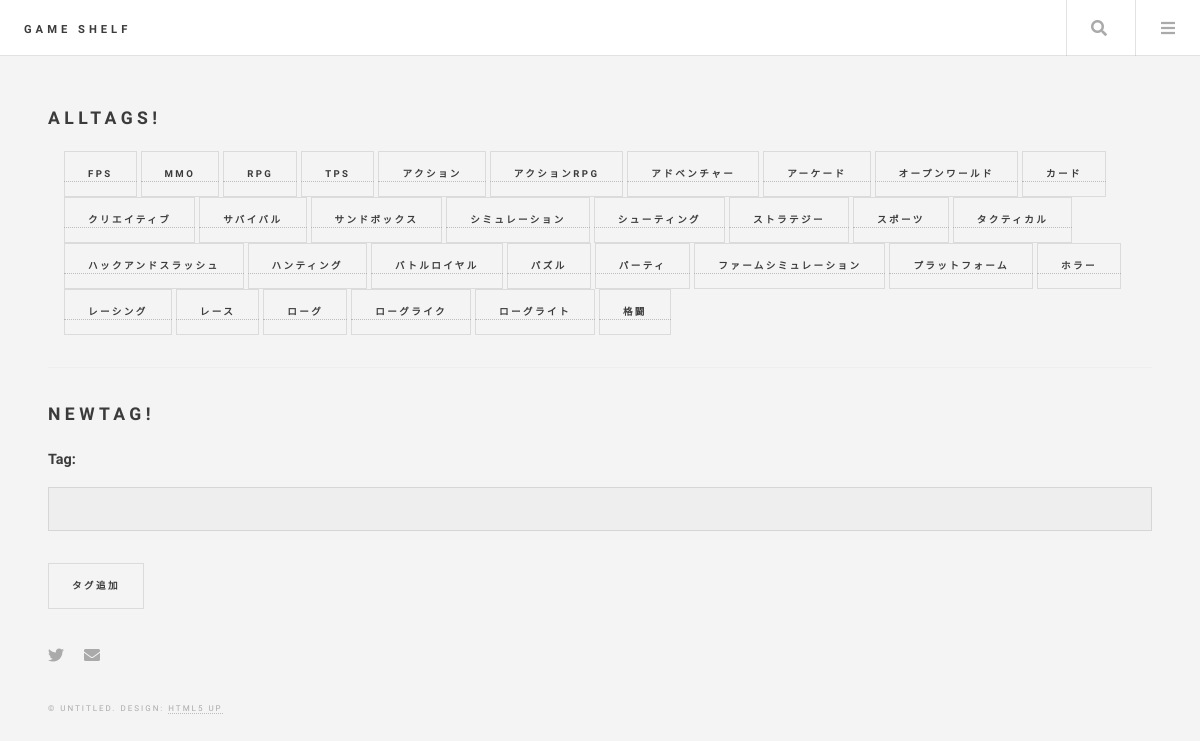
/tag, run on the app's committed database.
### top/models.py (models this page shows)
class Tag(models.Model):
    tag = models.CharField(max_length=100)
    def __str__(self):
        return self.tag
    class Meta:
        ordering = ['tag']

### top/views.py (the view, shortened to what this page needs)
# urls.py: path('tag',views.tag,name="tag"),
def tag(request):
    form = CreateTagForm()
    alltags = Tag.objects.all()
    params={
        "createform":   form,
        "alltags"   :   alltags,
    }
    return render(request, 'top/tag.html', params)

### top/forms.py
class CreateTagForm(forms.ModelForm):
    class Meta:
        model = Tag
        fields = ['tag']

### top/templates/top/tag.html (shortened to what this page needs)
{% extends "top/layout.html" %}
{% load static %}
{% block content %}
<h2>AllTags!</h2>
<ul>
{% for tag in alltags %}
    <a href="{% url 'tag_search' tag.id %}"><button>{{ tag }}</button></a>
{% endfor %}
</ul>
<hr>
<h2>NewTag!</h2>
<form action="{% url 'tag' %}" method="post" class="mt-3">
    {{ createform.as_p }}
    <button>タグ追加</button>
</form>
{% endblock %}

### static/assets/css/main.css (style rules this page uses)
html, body, div, span, applet, object, iframe, h1, h2, h3, h4, h5, h6, p, blockquote, pre, a, abbr, acronym, address, big, cite, code, del, dfn, em, img, ins, kbd, q, s, samp, small, strike, strong, sub, sup, tt, var, b, u, i, center, dl, dt, dd, ol, ul, li, fieldset, form, label, legend, table, caption, tbody, tfoot, thead, tr, th, td, article, aside, canvas, details, embed, figure, figcaption, footer, header, hgroup, menu, nav, output, ruby, section, summary, time, mark, audio, video { margin: 0; padding: 0; border: 0; font-size: 100%; font: inherit; vertical-align: baseline; }
body { line-height: 1; }
ol, ul { list-style: none; }
body { -webkit-text-size-adjust: none; }
body { -ms-overflow-style: scrollbar; }
html { box-sizing: border-box; }
*, *:before, *:after { box-sizing: inherit; }
body { background: #f4f4f4; }
body, input, select, textarea { color: #646464; font-family: "Source Sans Pro", Helvetica, sans-serif; font-size: 14pt; font-weight: 400; line-height: 1.75; }
@media screen and (max-width: 1680px) { body, input, select, textarea { font-size: 12pt; } }
@media screen and (max-width: 1280px) { body, input, select, textarea { font-size: 12pt; } }
a { -moz-transition: color 0.2s ease, border-bottom-color 0.2s ease; -webkit-transition: color 0.2s ease, border-bottom-color 0.2s ease; -ms-transition: color 0.2s ease, border-bottom-color 0.2s ease; transition: color 0.2s ease, border-bottom-color 0.2s ease; border-bottom: dotted 1px rgba(160, 160, 160, 0.65); color: inherit; text-decoration: none; }
a:before { -moz-transition: color 0.2s ease; -webkit-transition: color 0.2s ease; -ms-transition: color 0.2s ease; transition: color 0.2s ease; }
p { margin: 0 0 2em 0; }
h1, h2, h3, h4, h5, h6 { color: #3c3b3b; font-family: "Raleway", Helvetica, sans-serif; font-weight: 800; letter-spacing: 0.25em; line-height: 1.65; margin: 0 0 1em 0; text-transform: uppercase; }
h2 { font-size: 1.1em; }
hr { border: 0; border-bottom: solid 1px rgba(160, 160, 160, 0.3); margin: 2em 0; }
input[type="submit"], input[type="reset"], input[type="button"], button, .button { -moz-appearance: none; -webkit-appearance: none; -ms-appearance: none; appearance: none; -moz-transition: background-color 0.2s ease, box-shadow 0.2s ease, color 0.2s ease; -webkit-transition: background-color 0.2s ease, box-shadow 0.2s ease, color 0.2s ease; -ms-transition: background-color 0.2s ease, box-shadow 0.2s ease, color 0.2s ease; transition: background-color 0.2s ease, box-shadow 0.2s ease, color 0.2s ease; background-color: transparent; border: 0; box-shadow: inset 0 0 0 1px rgba(160, 160, 160, 0.3); color: #3c3b3b !important; cursor: pointer; display: inline-block; font-family: "Raleway", Helvetica, sans-serif; font-size: 0.6em; font-weight: 800; height: 4.8125em; letter-spacing: 0.25em; line-height: 4.8125em; padding: 0 2.5em; text-align: center; text-decoration: none; text-transform: uppercase; white-space: nowrap; }
input[type="submit"]:before, input[type="submit"]:after, input[type="reset"]:before, input[type="reset"]:after, input[type="button"]:before, input[type="button"]:after, button:before, button:after, .button:before, .button:after { color: #aaaaaa; position: relative; }
input[type="submit"]:before, input[type="reset"]:before, input[type="button"]:before, button:before, .button:before { left: -1em; padding: 0 0 0 0.75em; }
input[type="submit"]:after, input[type="reset"]:after, input[type="button"]:after, button:after, .button:after { left: 1em; padding: 0 0.75em 0 0; }
form { margin: 0 0 2em 0; }
label { color: #3c3b3b; display: block; font-size: 0.9em; font-weight: 700; margin: 0 0 1em 0; }
input[type="text"], input[type="password"], input[type="email"], input[type="tel"], select, textarea { -moz-appearance: none; -webkit-appearance: none; -ms-appearance: none; appearance: none; background: rgba(160, 160, 160, 0.075); border: none; border: solid 1px rgba(160, 160, 160, 0.3); border-radius: 0; color: inherit; display: block; outline: 0; padding: 0 1em; text-decoration: none; width: 100%; }
input[type="text"]:invalid, input[type="password"]:invalid, input[type="email"]:invalid, input[type="tel"]:invalid, select:invalid, textarea:invalid { box-shadow: none; }
input[type="text"], input[type="password"], input[type="email"], select { height: 2.75em; }
ul { list-style: disc; margin: 0 0 2em 0; padding-left: 1em; }
body { padding-top: 3.5em; }

### data on the page
Tag: tag "FPS"
Tag: tag "MMO"
Tag: tag "RPG"
Tag: tag "TPS"
Tag: tag "アクション"
Tag: tag "アクションRPG"
Tag: tag "アドベンチャー"
Tag: tag "アーケード"
Tag: tag "オープンワールド"
Tag: tag "カード"
Tag: tag "クリエイティブ"
Tag: tag "サバイバル"
Tag: tag "サンドボックス"
Tag: tag "シミュレーション"
Tag: tag "シューティング"
Tag: tag "ストラテジー"
Tag: tag "スポーツ"
Tag: tag "タクティカル"
Tag: tag "ハックアンドスラッシュ"
Tag: tag "ハンティング"
Tag: tag "バトルロイヤル"
Tag: tag "パズル"
Tag: tag "パーティ"
Tag: tag "ファームシミュレーション"
Tag: tag "プラットフォーム"
Tag: tag "ホラー"
Tag: tag "レーシング"
Tag: tag "レース"
Tag: tag "ローグ"
Tag: tag "ローグライク"
Tag: tag "ローグライト"
Tag: tag "格闘"
